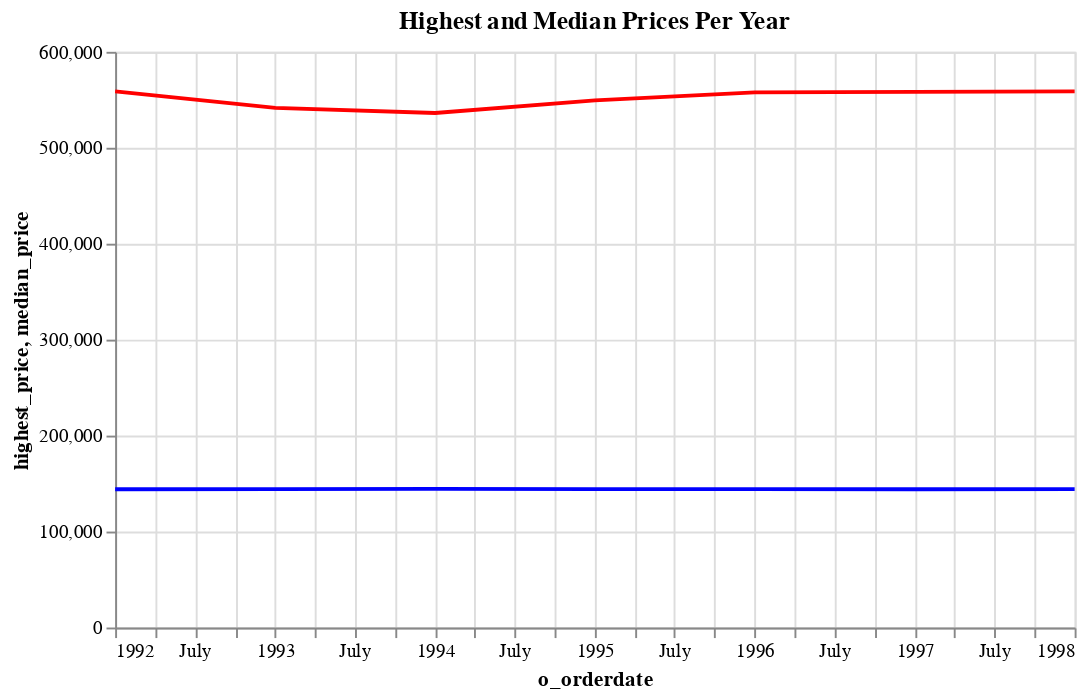

The code cell stored with this chart in its notebook:
### Markdown cell above
### Altair

### Code cell
%%time

altair_df = df_orders.sort(by="o_orderdate").group_by_dynamic("o_orderdate", every="1y").agg(
    pl.col("o_totalprice").median().alias("median_price"),
    pl.col("o_totalprice").max().alias("highest_price"))


line_high = alt.Chart(
    altair_df.collect()
    ).mark_line(color='red').encode(
    x='o_orderdate:T',
    y='highest_price:Q',
    tooltip=['o_orderdate:T', 'highest_price:Q']
)

line_median = alt.Chart(
    altair_df.collect()
    ).mark_line(color='blue').encode(
    x='o_orderdate:T',
    y='median_price:Q',
    tooltip=['o_orderdate:T', 'median_price:Q']
)

(line_high + line_median).properties(
    title='Highest and Median Prices Per Year',
    width=500
)

### Figure 1 — Vega-Lite specification as saved in the notebook (floating-point values rounded to 4 significant figures)
{"config": {"view": {"continuousWidth": 300, "continuousHeight": 300}}, "layer": [{"data": {"name": "data-11dea837093a584ba87c9fe2bed89a24"}, "mark": {"type": "line", "color": "red"}, "encoding": {"tooltip": [{"field": "o_orderdate", "type": "temporal"}, {"field": "highest_price", "type": "quantitative"}], "x": {"field": "o_orderdate", "type": "temporal"}, "y": {"field": "highest_price", "type": "quantitative"}}}, {"data": {"name": "data-11dea837093a584ba87c9fe2bed89a24"}, "mark": {"type": "line", "color": "blue"}, "encoding": {"tooltip": [{"field": "o_orderdate", "type": "temporal"}, {"field": "median_price", "type": "quantitative"}], "x": {"field": "o_orderdate", "type": "temporal"}, "y": {"field": "median_price", "type": "quantitative"}}}], "title": "Highest and Median Prices Per Year", "width": 500, "$schema": "https://vega.github.io/schema/vega-lite/v5.14.1.json", "datasets": {"data-11dea837093a584ba87c9fe2bed89a24": [{"o_orderdate": "1992-01-01T00:00:00.000000", "median_price": 144100.0, "highest_price": 558800.0}, {"o_orderdate": "1993-01-01T00:00:00.000000", "median_price": 144300.0, "highest_price": 541600.0}, {"o_orderdate": "1994-01-01T00:00:00.000000", "median_price": 144400.0, "highest_price": 536200.0}, {"o_orderdate": "1995-01-01T00:00:00.000000", "median_price": 144200.0, "highest_price": 549400.0}, {"o_orderdate": "1996-01-01T00:00:00.000000", "median_price": 144300.0, "highest_price": 557700.0}, {"o_orderdate": "1997-01-01T00:00:00.000000", "median_price": 144100.0, "highest_price": 558300.0}, {"o_orderdate": "1998-01-01T00:00:00.000000", "median_price": 144200.0, "highest_price": 558700.0}]}}
